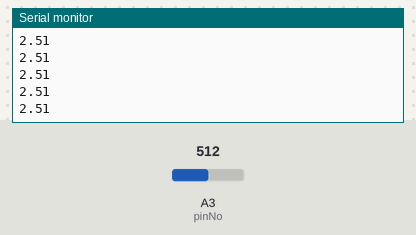
The sketch below on a simulated Arduino Uno, built with avr-gcc and run on an emulated ATmega328P. On the bench: the last lines printed to the serial monitor. Inputs (shaded band) come from the test bench; at power-on: A3 (pinNo) = 512.

Above: at 1.2 s.
1.3 s: A3 (pinNo) set to 716
At 1.8 s:
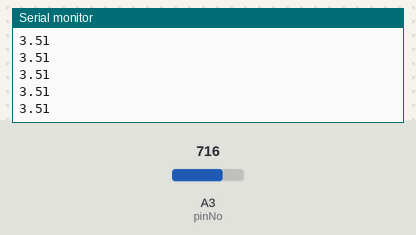
2.8 s: A3 (pinNo) set to 900
At 3.5 s:
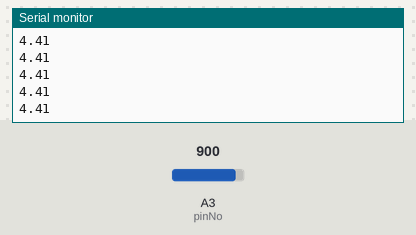
Timing chart, 0 to 5.8 s (numbered marks = the images above; inputs shaded):
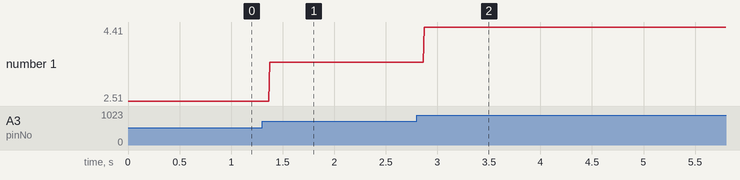

Measured:
- after the input at 1.3 s, the serial monitor: prints a new line after 0.07 s (image 1)
- after the input at 2.8 s, the serial monitor: prints a new line after 0.07 s (image 2)
- plotted number 1: 2.51 → 3.51 after the input at 1.3 s, 3.51 → 4.41 after the input at 2.8 s

The sketch:

4.receive_a_analog_signal.ino
```cpp
// Recieves a analog sognal
int pinNo = A3;
int value;
float volt;

void setup() {
Serial.begin(9600);
pinMode(pinNo,INPUT);
}

void loop() {
  value = analogRead(A3);   // Usually the range is 0 to 1024
  volt = value * 0.0049;
  Serial.println(volt);

}
```
